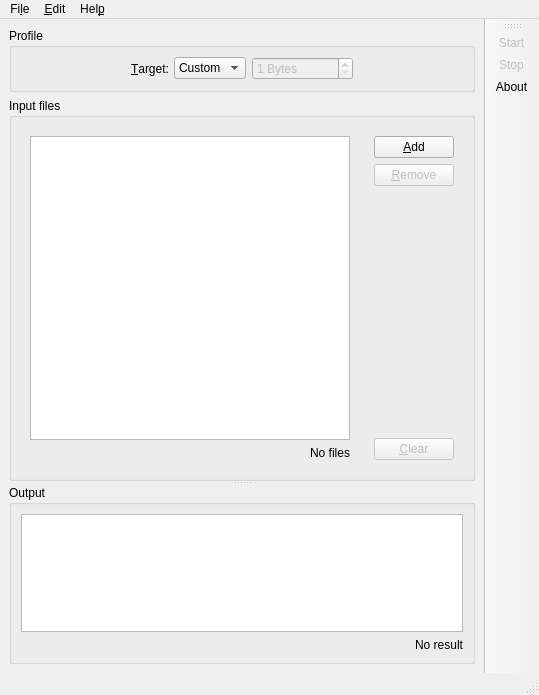
<?xml version="1.0" encoding="UTF-8"?>
<ui version="4.0">
 <class>MainWindow</class>
 <widget class="QMainWindow" name="MainWindow">
  <property name="geometry">
   <rect>
    <x>0</x>
    <y>0</y>
    <width>539</width>
    <height>695</height>
   </rect>
  </property>
  <widget class="QWidget" name="centralwidget">
   <layout class="QVBoxLayout" name="verticalLayout_2">
    <item>
     <layout class="QVBoxLayout" name="verticalLayout">
      <item>
       <widget class="QGroupBox" name="group_profile">
        <property name="title">
         <string>Profile</string>
        </property>
        <layout class="QHBoxLayout" name="horizontalLayout_3" stretch="3,0,1,0,3">
         <item>
          <spacer name="horizontalSpacer_2">
           <property name="orientation">
            <enum>Qt::Horizontal</enum>
           </property>
           <property name="sizeHint" stdset="0">
            <size>
             <width>40</width>
             <height>20</height>
            </size>
           </property>
          </spacer>
         </item>
         <item>
          <widget class="QLabel" name="label_target">
           <property name="text">
            <string>&amp;Target:</string>
           </property>
           <property name="buddy">
            <cstring>combo_target</cstring>
           </property>
          </widget>
         </item>
         <item>
          <widget class="QComboBox" name="combo_target">
           <property name="toolTip">
            <string>Predefined or custom target</string>
           </property>
           <item>
            <property name="text">
             <string>Custom</string>
            </property>
           </item>
          </widget>
         </item>
         <item>
          <widget class="QDoubleSpinBox" name="spin_bytes">
           <property name="enabled">
            <bool>false</bool>
           </property>
           <property name="toolTip">
            <string>Size of the target in bytes</string>
           </property>
           <property name="suffix">
            <string> Bytes</string>
           </property>
           <property name="decimals">
            <number>0</number>
           </property>
           <property name="minimum">
            <double>1.000000000000000</double>
           </property>
           <property name="maximum">
            <double>18446744073709551616.000000000000000</double>
           </property>
          </widget>
         </item>
         <item>
          <spacer name="horizontalSpacer">
           <property name="orientation">
            <enum>Qt::Horizontal</enum>
           </property>
           <property name="sizeHint" stdset="0">
            <size>
             <width>40</width>
             <height>20</height>
            </size>
           </property>
          </spacer>
         </item>
        </layout>
       </widget>
      </item>
      <item>
       <widget class="QSplitter" name="splitter_inout">
        <property name="orientation">
         <enum>Qt::Vertical</enum>
        </property>
        <property name="childrenCollapsible">
         <bool>false</bool>
        </property>
        <widget class="QGroupBox" name="group_InputFiles">
         <property name="sizePolicy">
          <sizepolicy hsizetype="Preferred" vsizetype="Preferred">
           <horstretch>0</horstretch>
           <verstretch>2</verstretch>
          </sizepolicy>
         </property>
         <property name="title">
          <string>Input files</string>
         </property>
         <layout class="QHBoxLayout" name="horizontalLayout_2">
          <item>
           <layout class="QHBoxLayout" name="horizontalLayout" stretch="1,0">
            <item>
             <widget class="QWidget" name="widget_2" native="true">
              <property name="sizePolicy">
               <sizepolicy hsizetype="Expanding" vsizetype="Preferred">
                <horstretch>0</horstretch>
                <verstretch>0</verstretch>
               </sizepolicy>
              </property>
              <layout class="QVBoxLayout" name="verticalLayout_7">
               <item>
                <widget class="QTreeView" name="table_input">
                 <property name="acceptDrops">
                  <bool>true</bool>
                 </property>
                 <property name="toolTip">
                  <string>Files used for calculation</string>
                 </property>
                 <property name="editTriggers">
                  <set>QAbstractItemView::NoEditTriggers</set>
                 </property>
                 <property name="showDropIndicator" stdset="0">
                  <bool>true</bool>
                 </property>
                 <property name="dragEnabled">
                  <bool>false</bool>
                 </property>
                 <property name="dragDropMode">
                  <enum>QAbstractItemView::DropOnly</enum>
                 </property>
                 <property name="alternatingRowColors">
                  <bool>true</bool>
                 </property>
                 <property name="selectionMode">
                  <enum>QAbstractItemView::MultiSelection</enum>
                 </property>
                 <property name="rootIsDecorated">
                  <bool>false</bool>
                 </property>
                 <property name="itemsExpandable">
                  <bool>false</bool>
                 </property>
                 <property name="sortingEnabled">
                  <bool>true</bool>
                 </property>
                 <attribute name="headerShowSortIndicator" stdset="0">
                  <bool>false</bool>
                 </attribute>
                 <attribute name="headerStretchLastSection">
                  <bool>false</bool>
                 </attribute>
                </widget>
               </item>
               <item>
                <widget class="QLabel" name="label_inputSummary">
                 <property name="text">
                  <string>No files</string>
                 </property>
                 <property name="alignment">
                  <set>Qt::AlignRight|Qt::AlignTrailing|Qt::AlignVCenter</set>
                 </property>
                </widget>
               </item>
              </layout>
              <zorder>label_inputSummary</zorder>
              <zorder>table_input</zorder>
             </widget>
            </item>
            <item>
             <widget class="QWidget" name="widget" native="true">
              <property name="sizePolicy">
               <sizepolicy hsizetype="Minimum" vsizetype="Preferred">
                <horstretch>0</horstretch>
                <verstretch>0</verstretch>
               </sizepolicy>
              </property>
              <layout class="QVBoxLayout" name="verticalLayout_6">
               <item>
                <layout class="QVBoxLayout" name="verticalLayout_5">
                 <item>
                  <widget class="QPushButton" name="button_InputAdd">
                   <property name="toolTip">
                    <string>Add file(s) for calculation</string>
                   </property>
                   <property name="text">
                    <string>&amp;Add</string>
                   </property>
                   <property name="icon">
                    <iconset theme="list-add">
                     <normaloff>../../.designer/backup</normaloff>../../.designer/backup</iconset>
                   </property>
                  </widget>
                 </item>
                 <item>
                  <widget class="QPushButton" name="button_ListRemove">
                   <property name="enabled">
                    <bool>false</bool>
                   </property>
                   <property name="toolTip">
                    <string>Remove file(s)</string>
                   </property>
                   <property name="text">
                    <string>&amp;Remove</string>
                   </property>
                   <property name="icon">
                    <iconset theme="list-remove">
                     <normaloff>../../.designer/backup</normaloff>../../.designer/backup</iconset>
                   </property>
                  </widget>
                 </item>
                 <item>
                  <spacer name="verticalSpacer">
                   <property name="orientation">
                    <enum>Qt::Vertical</enum>
                   </property>
                   <property name="sizeHint" stdset="0">
                    <size>
                     <width>0</width>
                     <height>16</height>
                    </size>
                   </property>
                  </spacer>
                 </item>
                 <item>
                  <widget class="QPushButton" name="button_clearInput">
                   <property name="enabled">
                    <bool>false</bool>
                   </property>
                   <property name="toolTip">
                    <string>Clear all input files</string>
                   </property>
                   <property name="text">
                    <string>&amp;Clear</string>
                   </property>
                   <property name="icon">
                    <iconset theme="user-trash"/>
                   </property>
                  </widget>
                 </item>
                </layout>
               </item>
              </layout>
             </widget>
            </item>
           </layout>
          </item>
         </layout>
        </widget>
        <widget class="QGroupBox" name="group_outputFiles">
         <property name="sizePolicy">
          <sizepolicy hsizetype="Preferred" vsizetype="Preferred">
           <horstretch>0</horstretch>
           <verstretch>1</verstretch>
          </sizepolicy>
         </property>
         <property name="title">
          <string>Output</string>
         </property>
         <layout class="QVBoxLayout" name="verticalLayout_4">
          <item>
           <layout class="QVBoxLayout" name="verticalLayout_3">
            <item>
             <widget class="QTreeView" name="table_output">
              <property name="toolTip">
               <string>Result of the calculation</string>
              </property>
              <property name="editTriggers">
               <set>QAbstractItemView::NoEditTriggers</set>
              </property>
              <property name="dragEnabled">
               <bool>true</bool>
              </property>
              <property name="dragDropMode">
               <enum>QAbstractItemView::DragOnly</enum>
              </property>
              <property name="alternatingRowColors">
               <bool>true</bool>
              </property>
              <property name="rootIsDecorated">
               <bool>true</bool>
              </property>
              <property name="itemsExpandable">
               <bool>true</bool>
              </property>
              <attribute name="headerStretchLastSection">
               <bool>false</bool>
              </attribute>
             </widget>
            </item>
            <item>
             <widget class="QLabel" name="label_runSummary">
              <property name="text">
               <string>No result</string>
              </property>
              <property name="alignment">
               <set>Qt::AlignRight|Qt::AlignTrailing|Qt::AlignVCenter</set>
              </property>
             </widget>
            </item>
           </layout>
          </item>
         </layout>
        </widget>
       </widget>
      </item>
     </layout>
    </item>
   </layout>
  </widget>
  <widget class="QMenuBar" name="menubar">
   <property name="geometry">
    <rect>
     <x>0</x>
     <y>0</y>
     <width>539</width>
     <height>32</height>
    </rect>
   </property>
   <widget class="QMenu" name="menuFile">
    <property name="title">
     <string>Fi&amp;le</string>
    </property>
    <addaction name="action_Start"/>
    <addaction name="actionStop"/>
    <addaction name="separator"/>
    <addaction name="actionQuit"/>
   </widget>
   <widget class="QMenu" name="menu_Help">
    <property name="title">
     <string>Hel&amp;p</string>
    </property>
    <addaction name="actionAbout"/>
   </widget>
   <widget class="QMenu" name="menu_Edit">
    <property name="title">
     <string>&amp;Edit</string>
    </property>
    <addaction name="action_InputAdd"/>
    <addaction name="action_InputRemove"/>
    <addaction name="action_inputRemoveAll"/>
    <addaction name="separator"/>
    <addaction name="action_SelectAll"/>
   </widget>
   <addaction name="menuFile"/>
   <addaction name="menu_Edit"/>
   <addaction name="menu_Help"/>
  </widget>
  <widget class="QStatusBar" name="statusbar"/>
  <widget class="QToolBar" name="toolBar">
   <property name="windowTitle">
    <string>Toolbar</string>
   </property>
   <property name="toolButtonStyle">
    <enum>Qt::ToolButtonFollowStyle</enum>
   </property>
   <attribute name="toolBarArea">
    <enum>RightToolBarArea</enum>
   </attribute>
   <attribute name="toolBarBreak">
    <bool>false</bool>
   </attribute>
   <addaction name="action_Start"/>
   <addaction name="actionStop"/>
   <addaction name="actionAbout"/>
  </widget>
  <action name="actionQuit">
   <property name="icon">
    <iconset theme="application-exit">
     <normaloff>../../.designer/backup</normaloff>../../.designer/backup</iconset>
   </property>
   <property name="text">
    <string>&amp;Quit</string>
   </property>
   <property name="shortcut">
    <string>Ctrl+Q</string>
   </property>
   <property name="menuRole">
    <enum>QAction::QuitRole</enum>
   </property>
  </action>
  <action name="actionStop">
   <property name="enabled">
    <bool>false</bool>
   </property>
   <property name="icon">
    <iconset theme="process-stop">
     <normaloff>../../.designer/backup</normaloff>../../.designer/backup</iconset>
   </property>
   <property name="text">
    <string>St&amp;op</string>
   </property>
   <property name="toolTip">
    <string>Interrupt calculation</string>
   </property>
   <property name="shortcut">
    <string>Esc</string>
   </property>
  </action>
  <action name="action_Start">
   <property name="enabled">
    <bool>false</bool>
   </property>
   <property name="icon">
    <iconset theme="system-run">
     <normaloff>../../.designer/backup</normaloff>../../.designer/backup</iconset>
   </property>
   <property name="text">
    <string>&amp;Start</string>
   </property>
   <property name="toolTip">
    <string>Start calculation</string>
   </property>
   <property name="shortcut">
    <string>Ctrl+R</string>
   </property>
  </action>
  <action name="action_InputAdd">
   <property name="icon">
    <iconset theme="list-add">
     <normaloff>../../.designer/backup</normaloff>../../.designer/backup</iconset>
   </property>
   <property name="text">
    <string>&amp;Add input files...</string>
   </property>
   <property name="shortcut">
    <string>Ctrl++</string>
   </property>
  </action>
  <action name="actionAbout">
   <property name="icon">
    <iconset theme="help-about"/>
   </property>
   <property name="text">
    <string>About</string>
   </property>
  </action>
  <action name="action_InputRemove">
   <property name="enabled">
    <bool>false</bool>
   </property>
   <property name="icon">
    <iconset theme="list-remove"/>
   </property>
   <property name="text">
    <string>&amp;Remove input files</string>
   </property>
   <property name="shortcut">
    <string>Del</string>
   </property>
  </action>
  <action name="action_SelectAll">
   <property name="enabled">
    <bool>false</bool>
   </property>
   <property name="icon">
    <iconset theme="edit-select-all"/>
   </property>
   <property name="text">
    <string>&amp;Select all input files</string>
   </property>
   <property name="shortcut">
    <string>Ctrl+A</string>
   </property>
  </action>
  <action name="action_inputRemoveAll">
   <property name="enabled">
    <bool>false</bool>
   </property>
   <property name="icon">
    <iconset theme="user-trash"/>
   </property>
   <property name="text">
    <string>&amp;Remove all input files</string>
   </property>
   <property name="shortcut">
    <string>Shift+Del</string>
   </property>
  </action>
 </widget>
 <tabstops>
  <tabstop>combo_target</tabstop>
  <tabstop>spin_bytes</tabstop>
  <tabstop>table_input</tabstop>
  <tabstop>button_InputAdd</tabstop>
  <tabstop>button_ListRemove</tabstop>
  <tabstop>button_clearInput</tabstop>
  <tabstop>table_output</tabstop>
 </tabstops>
 <resources/>
 <connections>
  <connection>
   <sender>actionQuit</sender>
   <signal>triggered()</signal>
   <receiver>MainWindow</receiver>
   <slot>close()</slot>
   <hints>
    <hint type="sourcelabel">
     <x>-1</x>
     <y>-1</y>
    </hint>
    <hint type="destinationlabel">
     <x>146</x>
     <y>66</y>
    </hint>
   </hints>
  </connection>
  <connection>
   <sender>action_InputAdd</sender>
   <signal>triggered()</signal>
   <receiver>button_InputAdd</receiver>
   <slot>click()</slot>
   <hints>
    <hint type="sourcelabel">
     <x>-1</x>
     <y>-1</y>
    </hint>
    <hint type="destinationlabel">
     <x>405</x>
     <y>184</y>
    </hint>
   </hints>
  </connection>
  <connection>
   <sender>action_InputRemove</sender>
   <signal>triggered()</signal>
   <receiver>button_ListRemove</receiver>
   <slot>click()</slot>
   <hints>
    <hint type="sourcelabel">
     <x>-1</x>
     <y>-1</y>
    </hint>
    <hint type="destinationlabel">
     <x>405</x>
     <y>226</y>
    </hint>
   </hints>
  </connection>
  <connection>
   <sender>action_SelectAll</sender>
   <signal>triggered()</signal>
   <receiver>table_input</receiver>
   <slot>selectAll()</slot>
   <hints>
    <hint type="sourcelabel">
     <x>-1</x>
     <y>-1</y>
    </hint>
    <hint type="destinationlabel">
     <x>180</x>
     <y>260</y>
    </hint>
   </hints>
  </connection>
  <connection>
   <sender>action_inputRemoveAll</sender>
   <signal>triggered()</signal>
   <receiver>button_clearInput</receiver>
   <slot>click()</slot>
   <hints>
    <hint type="sourcelabel">
     <x>-1</x>
     <y>-1</y>
    </hint>
    <hint type="destinationlabel">
     <x>405</x>
     <y>362</y>
    </hint>
   </hints>
  </connection>
 </connections>
</ui>
